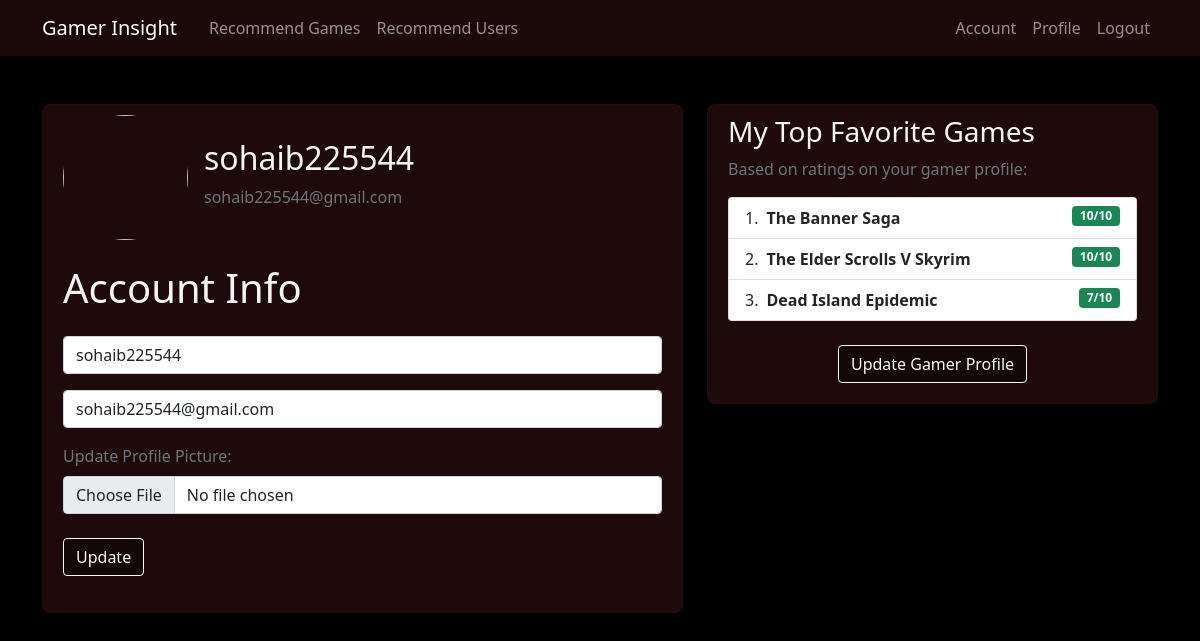
/account (signed in), run on the app's committed database.
### game_recommender/models.py (models this page shows, shortened)
class User(db.Model, UserMixin):
    __tablename__ = 'users'
    id = db.Column(db.Integer, primary_key=True)
    username = db.Column(db.String(20), unique=True, nullable=False)
    email = db.Column(db.String(50), unique=True, nullable=False)
    image_file = db.Column(db.String(50), nullable=False, default="default.jpg")
    password = db.Column(db.String(50), nullable=False)

class Rating(db.Model):
    __tablename__ = "ratings"
    rating_id = db.Column(db.Integer, primary_key=True)
    user_id = db.Column(db.Integer, db.ForeignKey("users.id"))
    game_id = db.Column(db.Integer, db.ForeignKey("games.id"))
    rating = db.Column(db.Integer)
    user = db.relationship("User", backref=db.backref("ratings", lazy=True))
    game = db.relationship("Game", backref=db.backref("ratings", lazy=True))

class Game(db.Model):
    __tablename__ = "games"
    id = db.Column(db.Integer, primary_key=True)
    title = db.Column(db.String(60), nullable=False)

### game_recommender/user_info/routes.py (the view)
@user_info.route("/account", methods=["GET", "POST"])
@login_required
def account():
    form = UpdateAccountForm()
    if form.validate_on_submit():
        if form.picture.data:
            picture_filename = save_picture(form.picture.data)
            current_user.image_file = picture_filename
        current_user.username = form.username.data
        current_user.email = form.email.data
        db.session.commit()
        flash("Your account has been updated!", "success")
        return redirect(url_for("user_info.account"))
    elif request.method == "GET":  # So that fields are not filled when form is invalidated on POST request
        form.username.data = current_user.username
        form.email.data = current_user.email
    game_ratings = Rating.query.filter_by(user_id=current_user.id).order_by(Rating.rating.desc()).all()
    image_file = url_for('static', filename='profile_pics/' + current_user.image_file)
    return render_template("user_info/account.html", title="Account", image_file=image_file, form=form, game_ratings=game_ratings)

### game_recommender/user_info/forms.py (shortened to what this page needs)
class UpdateAccountForm(FlaskForm):
    username = StringField("Username", validators=[DataRequired(), Length(min=5, max=20, message="Username must be between %(min)d and %(max)d characters long.")])
    email = EmailField("Email", validators=[DataRequired(), Email(), Length(min=15, max=40, message="Email must be between %(min)d and %(max)d characters long.")])
    picture = FileField('Update Profile Picture:', validators=[FileAllowed(['jpg', 'png'])])
    submit = SubmitField("Update")

### game_recommender/models.py (called while the page is built)
@login_manager.user_loader
def load_user(user_id): # This function is required in order to reload the user object from user ID stored in session
    return User.query.get(int(user_id))

### game_recommender/templates/user_info/account.html (shortened to what this page needs)
{% extends "layout.html" %}
{% block content %}
    <div class="container account-container mb-3" id="main">
        <div class="row">
            <div class="col-lg-7 sr-slide-left">
                <div class="content-section">
                    <div class="d-flex mb-4">
                        <img src="{{ image_file }}" class="rounded-circle account-img">
                        <div class="ms-3 mt-4 overflow-auto">
                            <h2>{{ current_user.username }}</h2>
                            <p class="text-secondary">{{ current_user.email }}</p>
                        </div>
                    </div>
                    <div>
                        <form action="" method="POST" enctype="multipart/form-data">
                            <h1 class="mb-4 sr-slide-top">Account Info</h1>
                            <div class="mb-3 sr-slide-top">
                                {% if form.username.errors %}
                                    {{ form.username(class="form-control is-invalid", autocomplete="off") }}
                                    <div class="invalid-feedback">
                                    {% for error in form.username.errors %}
                                        <span>{{ error }}</span>
                                    {% endfor %}
                                    </div>
                                {% else %}
                                    {{ form.username(class="form-control", autocomplete="off") }}
                                {% endif %}
                            </div>
                            <div class="mb-3 sr-slide-top">
                                {% if form.email.errors %}
                                    {{ form.email(class="form-control is-invalid", autocomplete="off") }}
                                    <div class="invalid-feedback">
                                    {% for error in form.email.errors %}
                                        <span>{{ error }}</span>
                                    {% endfor %}
                                    </div>
                                {% else %}
                                    {{ form.email(class="form-control", autocomplete="off") }}
                                {% endif %}
                            </div>
                            <div class="mb-3 sr-slide-top">
                                {{ form.picture.label(class="form-label text-muted") }}
                                {{ form.picture(class="form-control")}}
                            </div>
                            <div class="mb-3 sr-fade">
                                {{ form.submit(class="btn btn-outline-light mt-2 update-button") }}
                            </div>
                        </form>
                    </div>
                </div>
            </div>
            <div class="col-lg-5 sr-slide-right">
                <div class="content-section">
                    <h3>My Top Favorite Games</h3>
                    <p class="text-muted sr-slide-top">Based on ratings on your gamer profile:</p>
                    {% if game_ratings %}
                    <ol class="list-group list-group-numbered sr-slide-top">
                        {% for rating_object in game_ratings %}
                            <li class="list-group-item d-flex justify-content-between align-items-start">
                                <div class="fw-bold ms-2 me-auto overflow-auto">{{ rating_object.game.title }}</div>
                                <span class="badge bg-success ms-1">{{ rating_object.rating }}/10</span>
                            </li>
                        {% endfor %}
                    </ol>
                    <div class="mt-3 text-center sr-fade">
                        <a href="{{ url_for('user_info.profile') }}" class="btn btn-outline-light mt-2 update-button">Update Gamer Profile</a>
                    </div>
                    {% endif %}
                </div>
            </div>
        </div>
    </div>
{% endblock %}

### game_recommender/static/main.css (style rules this page uses)
.account-container { margin-top: 13vh; }
.account-img { width: 125px; height: 125px; }
.content-section { background: rgb(30, 10, 10); padding: 10px 20px 20px; border: 1px solid rgb(40, 12, 12); border-radius: 8px; margin-bottom: 20px; color: whitesmoke }
.update-button { background-color: rgb(20,7,7); font-weight: 500; }

### game_recommender/templates/user_info/account.html (style rules this page uses)
body { background-color: black; }

### data on the page
User: username "sohaib225544", email "sohaib225544@gmail.com"
Rating: game "The Banner Saga", rating "10"
Rating: game "The Elder Scrolls V Skyrim", rating "10"
Rating: game "Dead Island Epidemic", rating "7"
